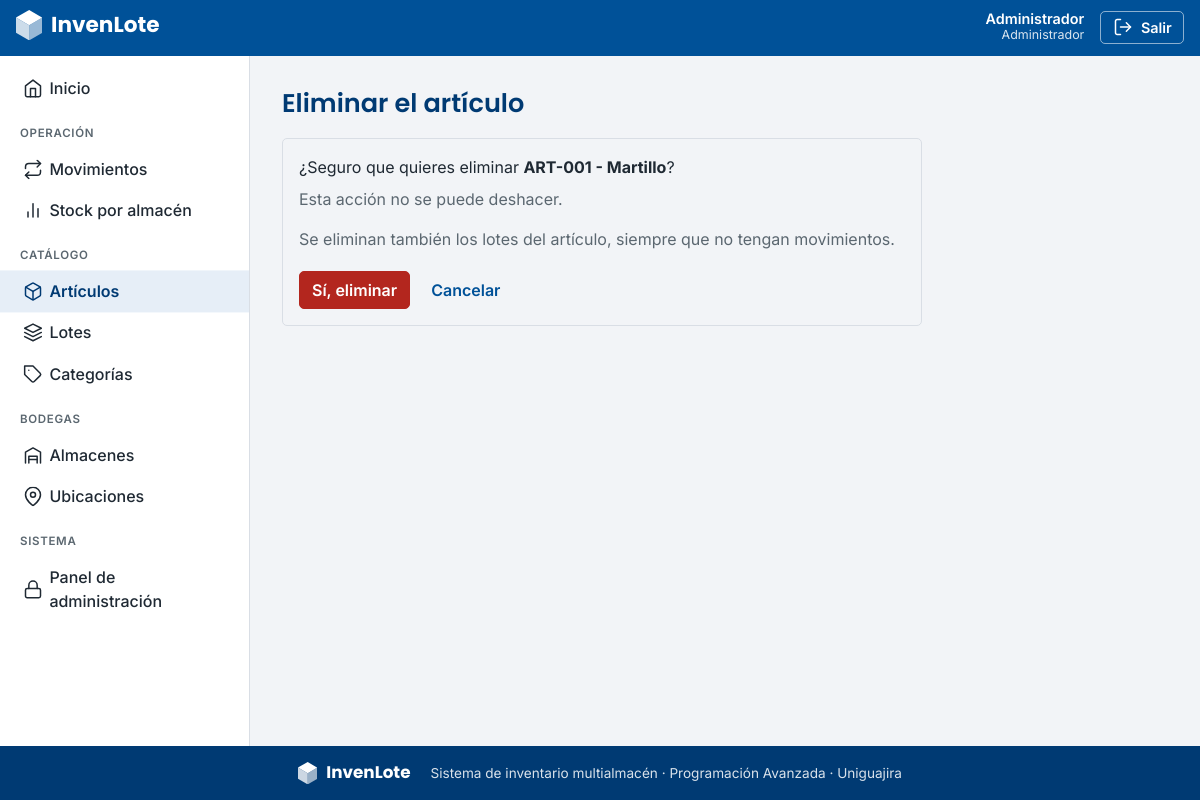
The app's page /articulos/1/eliminar/ (signed in) with its own data.
### apps/usuarios/models.py (models this page shows, shortened)
class Usuario(AbstractUser):
    class Rol(models.TextChoices):
        ADMIN = "ADMIN", "Administrador"
        JEFE = "JEFE", "Jefe de bodega"
        BODEGUERO = "BODEGUERO", "Bodeguero"
    pk_usu_id = models.BigAutoField(primary_key=True)
    usu_rol = models.CharField("rol", max_length=10, choices=Rol.choices, default=Rol.BODEGUERO)
    class Meta:
        db_table = "tbl_usuario"
        verbose_name = "usuario"
        verbose_name_plural = "usuarios"

### apps/articulos/models.py (models this page shows, shortened)
class Articulo(models.Model):
    pk_art_id = models.BigAutoField(primary_key=True)
    fk_cat = models.ForeignKey(
        "categorias.Categoria", on_delete=models.PROTECT, related_name="articulos", verbose_name="categoría"
    )
    art_codigo = models.CharField("código", max_length=30, unique=True)
    art_nombre = models.CharField("nombre", max_length=100)
    art_unidad = models.CharField("unidad", max_length=20)
    class Meta:
        db_table = "tbl_articulo"
        verbose_name = "artículo"
        verbose_name_plural = "artículos"
    def __str__(self):
        return f"{self.art_codigo} - {self.art_nombre}"

### apps/articulos/views.py (the view)
# urls.py: path("<int:pk>/eliminar/", views.ArticuloEliminar.as_view(), name="eliminar"),
class ArticuloEliminar(PermissionRequiredMixin, EliminarProtegidoMixin, DeleteView):
    model = Articulo
    permission_required = "articulos.delete_articulo"
    success_url = reverse_lazy("articulos:lista")
    mensaje_exito = "Eliminado correctamente."

### config/context.py (called while the page is built)
def rol_usuario(request):
    usuario = request.user
    if not usuario.is_authenticated:
        return {}
    return {"rol": usuario.get_usu_rol_display()}

### templates/articulos/articulo_confirm_delete.html
{% extends "crud/confirmar_eliminar.html" %}
{% block nombre_modelo %}el artículo{% endblock %}
{% block aviso %}<p class="texto-suave">Se eliminan también los lotes del artículo, siempre que no tengan movimientos.</p>{% endblock %}
{% block cancelar %}{% url 'articulos:lista' %}{% endblock %}

### templates/crud/confirmar_eliminar.html (shortened to what this page needs)
{% extends "base.html" %}
{% block contenido %}
<div class="encabezado"><h1>Eliminar {% block nombre_modelo %}registro{% endblock %}</h1></div>
<div class="card tarjeta-formulario">
  <div class="card-body">
    <p class="mb-2">¿Seguro que quieres eliminar <strong>{{ object }}</strong>?</p>
    <p class="texto-suave">Esta acción no se puede deshacer.</p>
    {% block aviso %}{% endblock %}
    <form method="post">
      <div class="botones-form">
        <button type="submit" class="btn btn-peligro">Sí, eliminar</button>
        <a class="btn btn-texto" href="{% block cancelar %}{% url 'inicio' %}{% endblock %}">Cancelar</a>
      </div>
    </form>
  </div>
</div>
{% endblock %}

### templates/includes/navbar.html (shortened to what this page needs)
<header class="barra-superior">
  <div class="barra-interna">
    <a class="marca" href="{% url 'inicio' %}" aria-label="InvenLote, ir al inicio">
      {% include "includes/logo.html" with blanco=True %}
    </a>
    {% if user.is_authenticated %}
    <div class="usuario">
      <div class="usuario-datos d-none d-sm-block">
        <div class="usuario-nombre">{{ user.get_full_name|default:user.username }}</div>
        <div class="usuario-rol">{{ rol }}</div>
      </div>
      <form method="post" action="{% url 'logout' %}">
        <button type="submit" class="btn-salir">{% include "includes/icono.html" with nombre="salir" %}<span>Salir</span></button>
      </form>
    </div>
    {% endif %}
  </div>
</header>

### static/invenlote/app.css (style rules this page uses)
:root { --il-azul: #005198; --il-azul-oscuro: #003A73; --il-naranja: #F28C1B; --il-gris: #F2F4F7; --il-texto: #1F2933; --il-suave: #5B6770; --il-borde: #D9DEE5; --il-rojo: #B3261E; --il-verde: #1E7B3A; --bs-primary: var(--il-azul); --bs-primary-rgb: 0, 81, 152; --bs-link-color: var(--il-azul); --bs-link-color-rgb: 0, 81, 152; --bs-link-hover-color: var(--il-azul-oscuro); --bs-body-color: var(--il-texto); --bs-body-bg: var(--il-gris); --bs-body-font-family: 'Inter', system-ui, -apple-system, 'Segoe UI', sans-serif; --bs-border-color: var(--il-borde); --bs-border-radius: 5px; --bs-border-radius-sm: 5px; --bs-border-radius-lg: 5px; }
body { background: var(--il-gris); color: var(--il-texto); display: flex; flex-direction: column; min-height: 100vh; }
h1, h2, h3, h4, h5, h6, .h1, .h2, .h3 { font-family: 'Poppins', 'Inter', sans-serif; font-weight: 600; color: var(--il-azul-oscuro); }
a { text-decoration: none; }
.btn { border-radius: 5px; font-weight: 600; display: inline-flex; align-items: center; justify-content: center; }
.btn-peligro { background: var(--il-rojo); border-color: var(--il-rojo); color: #fff; }
.btn-texto { background: transparent; border-color: transparent; color: var(--il-azul); }
.barra-superior { background: var(--il-azul); color: #fff; position: sticky; top: 0; z-index: 1030; }
.barra-interna { display: flex; align-items: center; gap: .75rem; padding: .6rem 1rem; max-width: 1500px; margin: 0 auto; }
.marca { color: #fff; margin-right: auto; }
.usuario { display: flex; align-items: center; gap: 1rem; }
.usuario-nombre { font-weight: 600; font-size: .9rem; line-height: 1.1; text-align: right; }
.usuario-rol { font-size: .78rem; opacity: .85; text-align: right; }
.btn-salir { background: transparent; color: #fff; border: 1px solid rgba(255,255,255,.55); border-radius: 5px; padding: .3rem .7rem; font-weight: 600; font-size: .9rem; }
.encabezado { display: flex; flex-wrap: wrap; align-items: center; justify-content: space-between; gap: .75rem 1rem; margin-bottom: 1.25rem; }
.encabezado h1 { font-size: 1.6rem; margin: 0; }
.card { border-color: var(--il-borde); border-radius: 5px; box-shadow: none; }
.texto-suave { color: var(--il-suave); }
.tarjeta-formulario { max-width: 640px; }
.botones-form { display: flex; flex-wrap: wrap; gap: .5rem; align-items: center; margin-top: 1.25rem; }

### records on screen
Usuario: get_full_name "Administrador", first_name "Administrador"
Articulo: art_codigo+art_nombre "ART-001 - Martillo"
